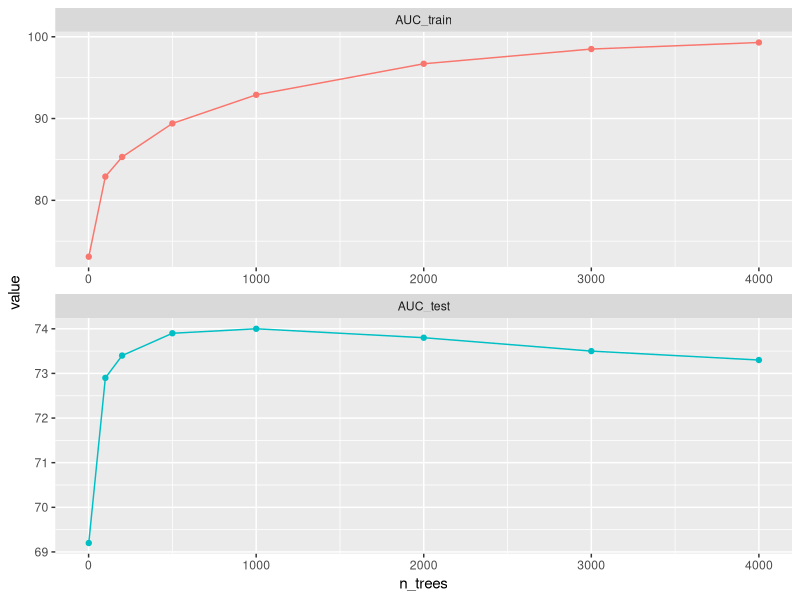

R code for this plot:

library(ggplot2)
library(readr)
library(dplyr)
library(reshape2)

d <- read_csv("x-overfit.csv")

d %>% melt(id.vars = "n_trees") %>%
  ggplot(aes(x = n_trees, y = value, color = variable)) +
  geom_point() + geom_line() + 
  facet_wrap(~ variable, ncol = 1, scales = "free") +
  theme(legend.position = "none")



